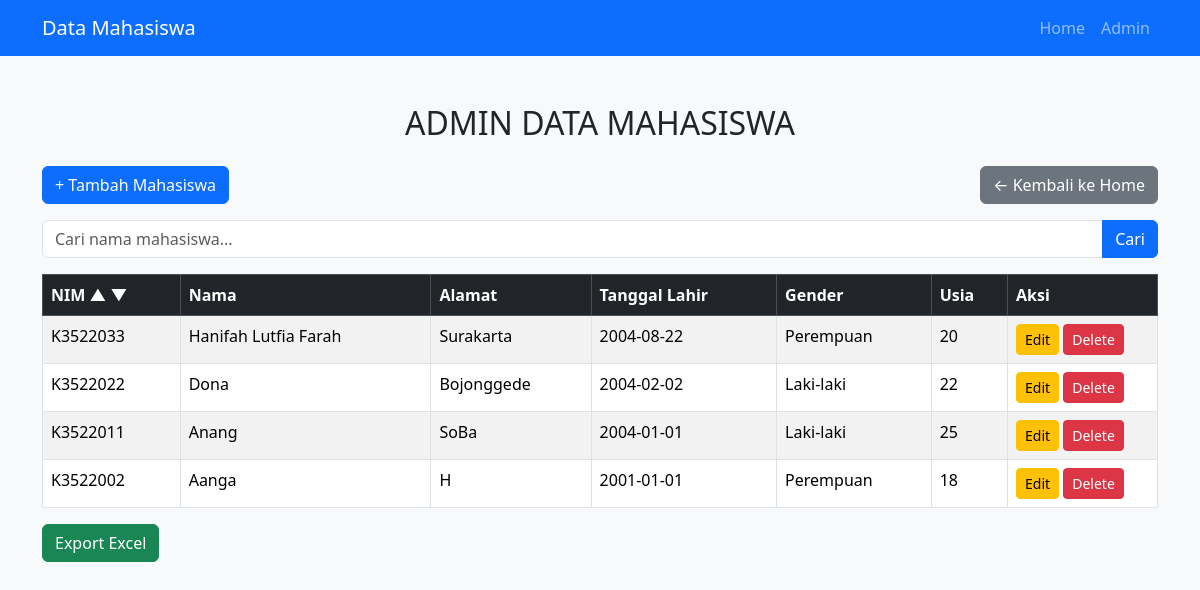
Page /admin/index.php?sort=desc on the committed database.
### tables this page shows
CREATE TABLE `mahasiswa` (
  `nim` varchar(20) NOT NULL,
  `nama` varchar(100) DEFAULT NULL,
  `alamat` varchar(100) DEFAULT NULL,
  `tanggal_lahir` date DEFAULT NULL,
  `gender` varchar(20) DEFAULT NULL,
  `usia` int(5) DEFAULT NULL
);

### admin/index.php (the view, shortened to what this page needs)
<?php
include '../config/koneksi.php';
include '../layout/header.php';
$search = isset($_GET['search']) ? $_GET['search'] : "";
$order = "ASC";
if (isset($_GET['sort']) && $_GET['sort'] == "desc") {
    $order = "DESC";
}
$query = "SELECT * FROM mahasiswa
          WHERE nama LIKE '%$search%'
          ORDER BY nim $order";
$data = mysqli_query($conn, $query);
?>
<!DOCTYPE html>
<html>
<head>
    <link href="https://cdn.jsdelivr.net/npm/bootstrap@5.3.2/dist/css/bootstrap.min.css" rel="stylesheet">
</head>
<body class="bg-light">
    <div class="container mt-5">
        <h2 class="text-center mb-4">ADMIN DATA MAHASISWA</h2>
        <div class="d-flex justify-content-between mb-3">
            <a href="tambah.php" class="btn btn-primary">+ Tambah Mahasiswa</a>
            <a href="../index.php" class="btn btn-secondary">← Kembali ke Home</a>
        </div>
        <form method="GET" class="mb-3">
            <div class="input-group">
                <input type="text" name="search" class="form-control" placeholder="Cari nama mahasiswa..."
                    value="<?= $search ?>">
                <button class="btn btn-primary">Cari</button>
            </div>
        </form>
        <table class="table table-bordered table-striped">
            <thead class="table-dark">
                <tr>
                    <th>
                        NIM
                        <a href="?sort=asc" class="text-white text-decoration-none">▲</a>
                        <a href="?sort=desc" class="text-white text-decoration-none">▼</a>
                    </th>
                    <th>Nama</th>
                    <th>Alamat</th>
                    <th>Tanggal Lahir</th>
                    <th>Gender</th>
                    <th>Usia</th>
                    <th width="150">Aksi</th>
                </tr>
            </thead>
            <tbody>
                <?php while($row = mysqli_fetch_assoc($data)) { ?>
                <tr>
                    <td><?= $row['nim'] ?></td>
                    <td><?= $row['nama'] ?></td>
                    <td><?= $row['alamat'] ?></td>
                    <td><?= $row['tanggal_lahir'] ?></td>
                    <td><?= $row['gender'] ?></td>
                    <td><?= $row['usia'] ?></td>
                    <td>
                        <a href="edit.php?nim=<?= $row['nim'] ?>" class="btn btn-warning btn-sm">
                            Edit
                        </a>
                        <a href="delete.php?nim=<?= $row['nim'] ?>" class="btn btn-danger btn-sm"
                            onclick="return confirm('Yakin ingin menghapus data ini?')">
                            Delete
                        </a>
                    </td>
                </tr>
                <?php } ?>
            </tbody>
        </table>
        <div>
            <a href="export.php" class="btn btn-success">
                Export Excel
            </a>
        </div>
    </div>
</body>
</html>

### rows in the picture
mahasiswa: nim "K3522033", nama "Hanifah Lutfia Farah", alamat "Surakarta", tanggal_lahir "2004-08-22", gender "Perempuan", usia "20"
mahasiswa: nim "K3522022", nama "Dona", alamat "Bojonggede", tanggal_lahir "2004-02-02", gender "Laki-laki", usia "22"
mahasiswa: nim "K3522011", nama "Anang", alamat "SoBa", tanggal_lahir "2004-01-01", gender "Laki-laki", usia "25"
mahasiswa: nim "K3522002", nama "Aanga", alamat "H", tanggal_lahir "2001-01-01", gender "Perempuan", usia "18"
